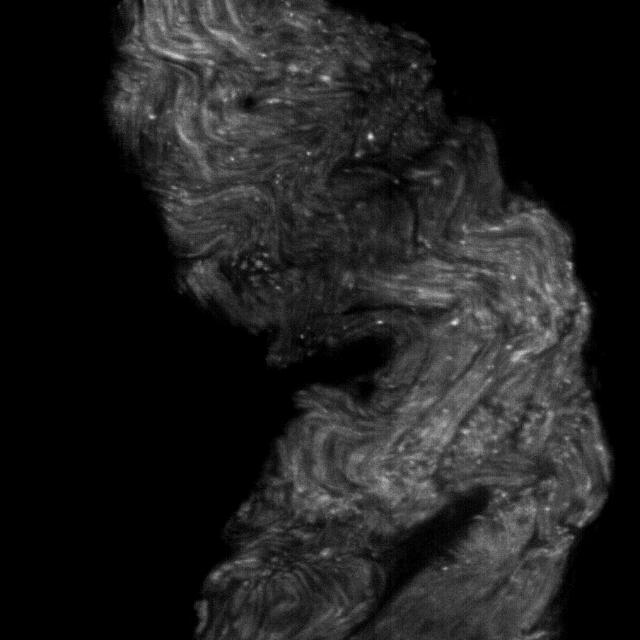
#> input picture ihc_example/OTLS4_NODO_9-12-23_15-071N_R2_PGP9.5_s02_pos72707910_pos68567496_000240.jpeg, 640 x 640 px; its folder holds only this picture in this run
$ jupyter execute --allow-errors Segment_Nerve.ipynb
#> lines starting #> are read from the running program, lines starting #| are printed output that depends on the picture; after the words box and inside, x2 and y2 are one past the last pixel; in counts of white or black regions, pixels touching at a corner belong together
## Segmentation of Nerve from Tri-labeled specimen

[cell 1]
import skimage as sk
import numpy as np
import cv2 as cv
import os
from matplotlib import pyplot as plt
from scipy.ndimage import  gaussian_filter, binary_fill_holes
import nibabel as nib
import pandas as pd

Helper functions:

- `view_slice` : visualize 2D level for each steps in segmentation task
- `Segment_Nerve_3D` : segment 3D img as a volume

[cell 2]
def view_slice(img, title="", save_as=None):

    fig, ax = plt.subplots(figsize=(4, 4))
    plt.tick_params(axis='both', which='both', top=False,
                    bottom=False, left=False, right=False,
                    labelbottom=False, labelleft=False)
    ax.volume = img

    ax.set_title(title, fontsize=30)
    vmax = img.max()
    ax.imshow(ax.volume, cmap="gray", vmax=vmax)

    if save_as:
        plt.savefig(save_as, format='jpeg')
    plt.show()


def Segment_Nerve_3D(image_stack,
                     kernel_size=5,
                     dilation_size=7,
                     erosion_size=3):
    results = {}

    # Raw image
    results['raw'] = image_stack

    # Log adjustment
    img = sk.exposure.adjust_log(image_stack, 0.75)
    results['log'] = img

    # Gaussian filter
    img = gaussian_filter(img, sigma=kernel_size)
    results['gaussian'] = img

    # Otsu thresholding
    thresh = sk.filters.threshold_otsu(img)
    img = img > thresh
    results['otsu'] = img

    # Binary dilation
    kernel = sk.morphology.ball(dilation_size)
    img = sk.morphology.binary_dilation(img, kernel).astype("uint8")
    results['binary_dilation'] = img

    # Hole filling in 3 axes
    fill_hole1 = np.zeros_like(img)
    for frame_idx in range(img.shape[2]):  # top view
        fill_hole1[:, :, frame_idx] = binary_fill_holes(img[:, :, frame_idx])
    fill_hole2 = np.zeros_like(img)
    for frame_idx in range(img.shape[0]):  # front view
        fill_hole2[frame_idx, :, :] = binary_fill_holes(fill_hole1[frame_idx, :, :])
    fill_hole3 = np.zeros_like(img)
    for frame_idx in range(img.shape[1]):  # side view
        fill_hole3[:, frame_idx, :] = binary_fill_holes(fill_hole2[:, frame_idx, :])
    results['filled'] = fill_hole3

    # Binary erosion
    kernel = sk.morphology.ball(erosion_size)
    img = sk.morphology.binary_erosion(fill_hole3, kernel).astype("uint8")
    results['binary_erosion'] = img

    return results, img

Visualizing Segmentation

[cell 3]
import os
import numpy as np
from PIL import Image

dir = "./ihc_example/"

jpeg_files = [f.path for f in os.scandir(dir) if f.is_file() and f.name.endswith('.jpeg')]

# Read first image to get dimensions
first_image = np.array(Image.open(jpeg_files[0]))
#> first_image is the input picture: shape (640, 640); min 0, max 222, mean 30.8
height, width = first_image.shape
#> height = 640; width = 640

image_stack = np.zeros((height, width, len(jpeg_files)), dtype=np.uint8)

for i, imgpath in enumerate(jpeg_files):
    # Open with PIL and convert to numpy array
    image = np.array(Image.open(imgpath))
    image_stack[:, :, i] = image

results, _ = Segment_Nerve_3D(
    image_stack,
    kernel_size=5,
    dilation_size=7,
    erosion_size=3
)
#> in Segment_Nerve_3D, `img = gaussian_filter(img, sigma=kernel_size)`:
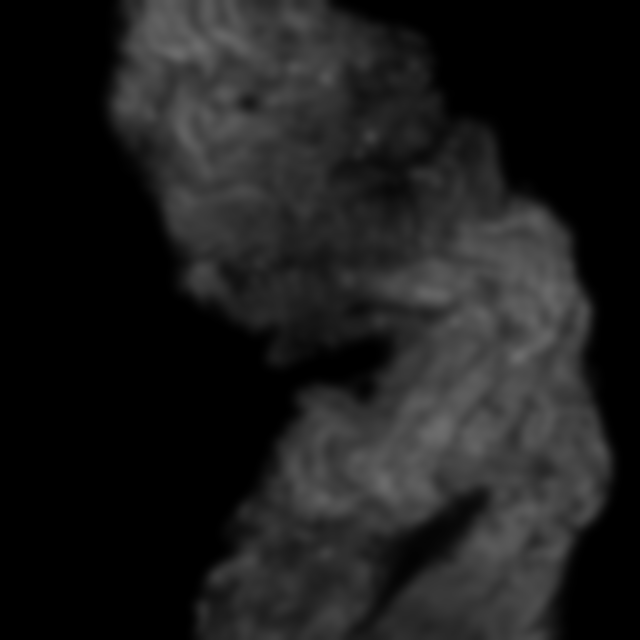
#> img: shape (640, 640, 1); min 0, max 109, mean 28.6
#> in Segment_Nerve_3D, `thresh = sk.filters.threshold_otsu(img)`: thresh = 32
#> in Segment_Nerve_3D, `img = img > thresh`:
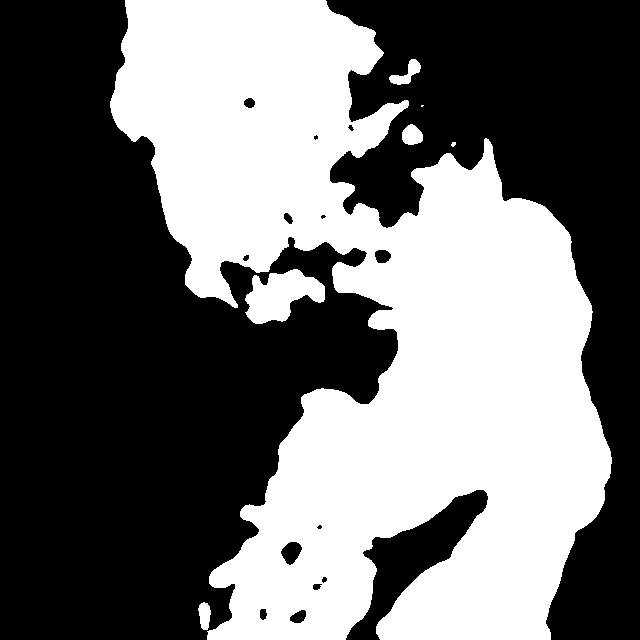
#> img: shape (640, 640, 1) bool; 43.3% white; 7 white regions (2 under 20 px), largest, box (x1, y1, x2, y2) and area: (110, 0, 612, 640) 173873, (245, 269, 325, 324) 2687, (389, 59, 421, 85) 352, (402, 124, 423, 145) 334, (198, 602, 211, 630) 266
#> in Segment_Nerve_3D, `img = sk.morphology.binary_dilation(img, kernel).astype("uint8")`:
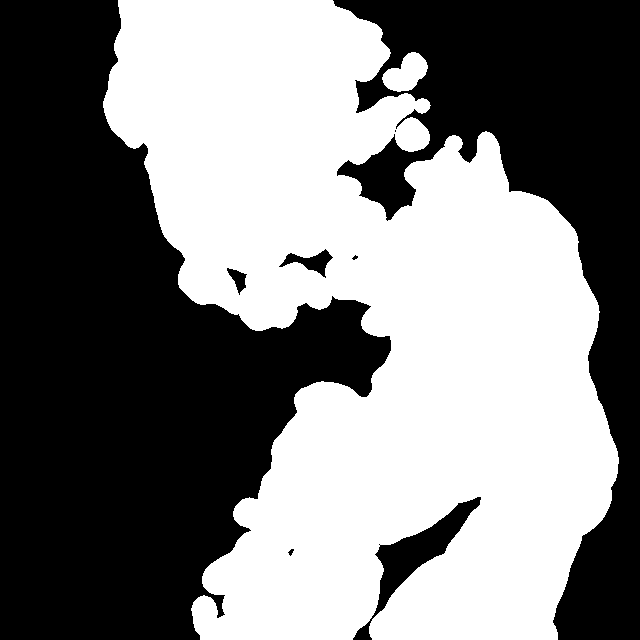
#> img: shape (640, 640, 1); values 0 (black) and 1 (white), 49.4% white; 2 white regions, box (x1, y1, x2, y2) and area: (103, 0, 619, 640) 201135, (382, 52, 428, 92) 1133
#> after the loop in Segment_Nerve_3D, `for frame_idx in range(img.shape[2]):`:
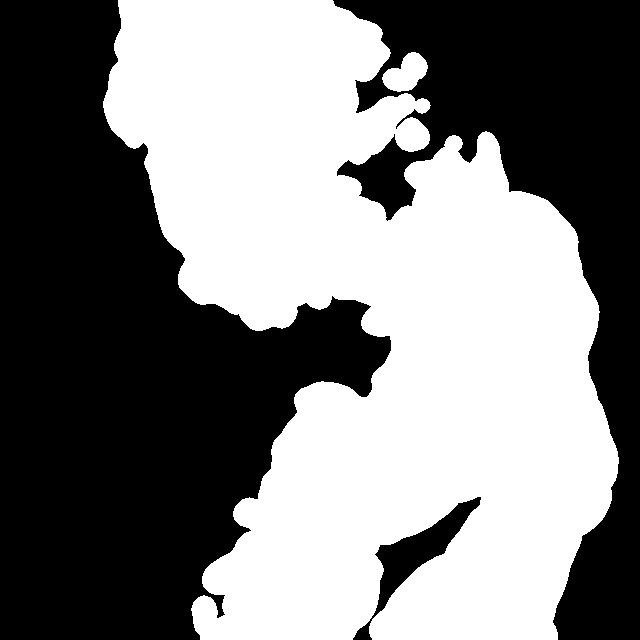
#> fill_hole1: shape (640, 640, 1); values 0 (black) and 1 (white), 49.6% white; 2 white regions, box (x1, y1, x2, y2) and area: (103, 0, 619, 640) 202009, (382, 52, 428, 92) 1133
#> in Segment_Nerve_3D, `img = sk.morphology.binary_erosion(fill_hole3, kernel).astype("uint8")`:
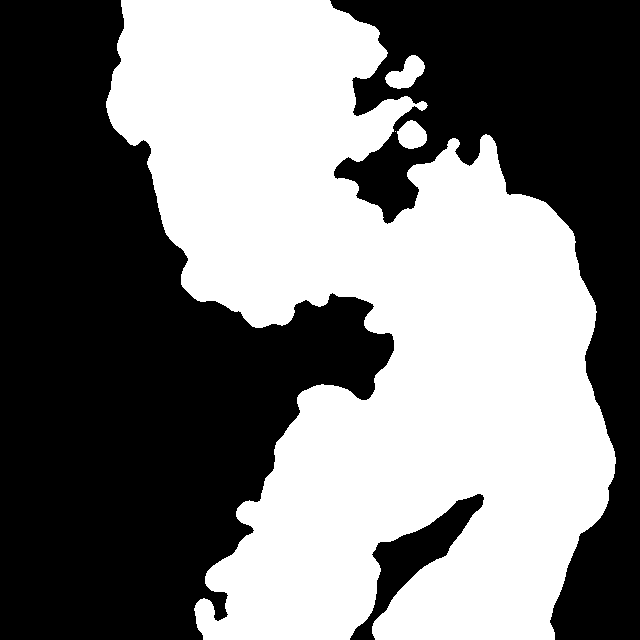
#> img: shape (640, 640, 1); values 0 (black) and 1 (white), 47.4% white; 4 white regions (1 under 20 px), largest, box (x1, y1, x2, y2) and area: (106, 0, 616, 640) 192935, (385, 55, 425, 89) 770, (397, 120, 427, 149) 631
#> results = 7 items

idx = 30
#> (the rest of this cell did not finish here and is left out)
